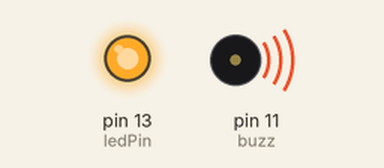
A sketch run on a simulated Arduino Uno, built with avr-gcc and run on an emulated ATmega328P. Parts: output pins drawn as LEDs (lit = HIGH), buzzer (waves = sounding).

Above: at 0.1 s.
At 25.7 s:
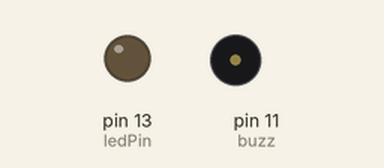
Timing chart, 0 to 27.2 s (numbered marks = the images above):
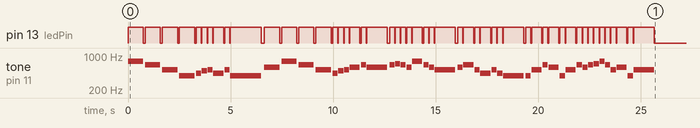

The sketch:

daisybell.ino
```cpp
#define NOTE_B0  31
#define NOTE_C1  33
#define NOTE_CS1 35
#define NOTE_D1  37
#define NOTE_DS1 39
#define NOTE_E1  41
#define NOTE_F1  44
#define NOTE_FS1 46
#define NOTE_G1  49
#define NOTE_GS1 52
#define NOTE_A1  55
#define NOTE_AS1 58
#define NOTE_B1  62
#define NOTE_C2  65
#define NOTE_CS2 69
#define NOTE_D2  73
#define NOTE_DS2 78
#define NOTE_E2  82
#define NOTE_F2  87
#define NOTE_FS2 93
#define NOTE_G2  98
#define NOTE_GS2 104
#define NOTE_A2  110
#define NOTE_AS2 117
#define NOTE_B2  123
#define NOTE_C3  131
#define NOTE_CS3 139
#define NOTE_D3  147
#define NOTE_DS3 156
#define NOTE_E3  165
#define NOTE_F3  175
#define NOTE_FS3 185
#define NOTE_G3  196
#define NOTE_GS3 208
#define NOTE_A3  220
#define NOTE_AS3 233
#define NOTE_B3  247
#define NOTE_C4  262
#define NOTE_CS4 277
#define NOTE_D4  294
#define NOTE_DS4 311
#define NOTE_E4  330
#define NOTE_F4  349
#define NOTE_FS4 370
#define NOTE_G4  392
#define NOTE_GS4 415
#define NOTE_A4  440
#define NOTE_AS4 466
#define NOTE_B4  494
#define NOTE_C5  523
#define NOTE_CS5 554
#define NOTE_D5  587
#define NOTE_DS5 622
#define NOTE_E5  659
#define NOTE_F5  698
#define NOTE_FS5 740
#define NOTE_G5  784
#define NOTE_GS5 831
#define NOTE_A5  880
#define NOTE_AS5 932
#define NOTE_B5  988
#define NOTE_C6  1047
#define NOTE_CS6 1109
#define NOTE_D6  1175
#define NOTE_DS6 1245
#define NOTE_E6  1319
#define NOTE_F6  1397
#define NOTE_FS6 1480
#define NOTE_G6  1568
#define NOTE_GS6 1661
#define NOTE_A6  1760
#define NOTE_AS6 1865
#define NOTE_B6  1976
#define NOTE_C7  2093
#define NOTE_CS7 2217
#define NOTE_D7  2349
#define NOTE_DS7 2489
#define NOTE_E7  2637
#define NOTE_F7  2794
#define NOTE_FS7 2960
#define NOTE_G7  3136
#define NOTE_GS7 3322
#define NOTE_A7  3520
#define NOTE_AS7 3729
#define NOTE_B7  3951
#define NOTE_C8  4186
#define NOTE_CS8 4435
#define NOTE_D8  4699
#define NOTE_DS8 4978
#define REST      0

int tempo = 108;

int buzz = 11;

int ledPin = 13;

int melody[] = {

  NOTE_G5,-4, NOTE_E5,-4, NOTE_C5,-4, NOTE_G4,-4,

  NOTE_A4,8, NOTE_B4,8, NOTE_C5,8, NOTE_A4,4, NOTE_C5,8, NOTE_G4,-2,

  NOTE_D5,-4, NOTE_G5,-4, NOTE_E5,-4, NOTE_C5,-4,

  NOTE_A4,8, NOTE_B4,8, NOTE_C5,8, NOTE_D5,4, NOTE_E5,8, NOTE_D5,2,

  NOTE_E5,8, NOTE_F5,8, NOTE_E5,8, NOTE_D5,8, NOTE_G5,4, NOTE_E5,8, NOTE_D5,8,
  NOTE_C5,2,

  NOTE_D5,8, NOTE_E5,4, NOTE_C5,8, NOTE_A4,4, NOTE_C5,8, NOTE_A4,8, NOTE_G4,2,

  NOTE_G4,8, NOTE_C5,4, NOTE_E5,8, NOTE_D5,4, NOTE_G4,8, NOTE_C5,4,
  NOTE_E5,8, NOTE_D5,8, NOTE_E5,8, NOTE_F5,8, NOTE_G5,8, NOTE_E5,8, NOTE_C5,8, NOTE_D5,4,
  NOTE_G4,8, NOTE_C5,2,

};

int notes = sizeof(melody) / sizeof(melody[0]) / 2;

int wholenote = (60000 * 4) / tempo;

int beatDivider = 0;
int duration = 0;

void setup() {
  pinMode(ledPin, OUTPUT);

  for (int thisNote = 0; thisNote < notes * 2; thisNote = thisNote + 2) {

    beatDivider = melody[thisNote + 1];
    if (beatDivider > 0) {
      duration = (wholenote) / beatDivider;
    } else if (beatDivider < 0) {
      duration = (wholenote * 3) / (abs(beatDivider) * 2);
    }

    digitalWrite(ledPin, HIGH);
    tone(buzz, melody[thisNote], duration * 0.9);

    delay(duration * 0.9);

    digitalWrite(ledPin, LOW);
    noTone(buzz);

    delay(duration * 0.1);
  }
}

void loop() {
}
```
